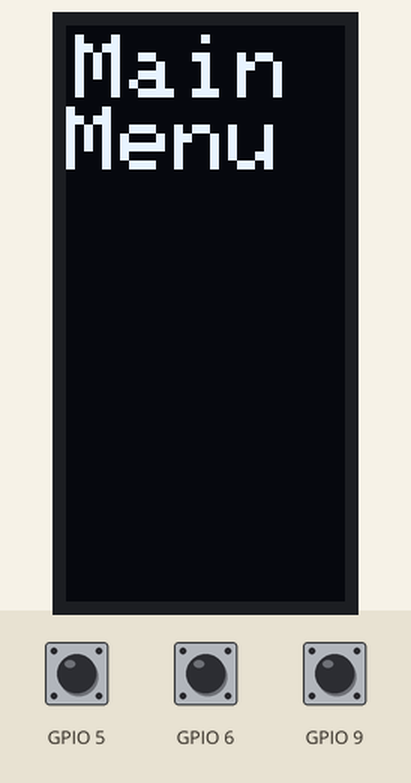
Recording of a program running on a simulated ESP32-S3. Parts: 62×128 one-colour display. The inputs (shaded band) are chosen by the test bench; at power-on: GPIO 5 HIGH, GPIO 9 HIGH, GPIO 6 HIGH. The display library's start-up logo is not drawn; random numbers use the default seed unless the program sets one; what the program prints to the serial monitor is not drawn.

Above: at 2.5 s.
2.6 s: GPIO 5 pulled LOW for 0.25 s
At 2.81 s:
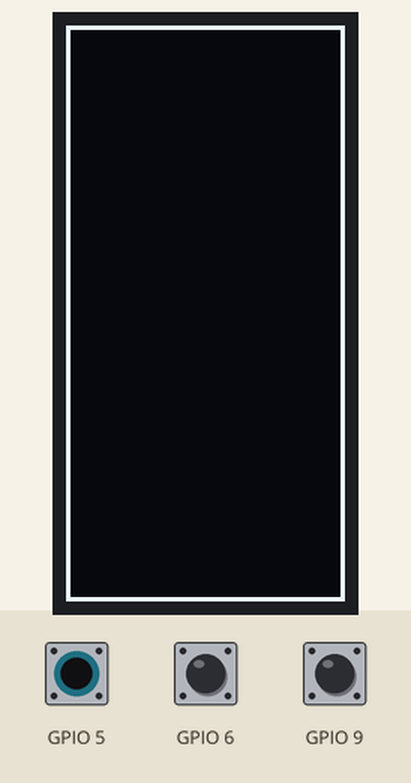
4.8 s: GPIO 9 pulled LOW for 0.25 s
6.5 s: GPIO 5 pulled LOW for 1 s
9.0 s: GPIO 9 pulled LOW for 1 s
Timing chart, 0 to 12.0 s (numbered marks = the images above; inputs shaded):
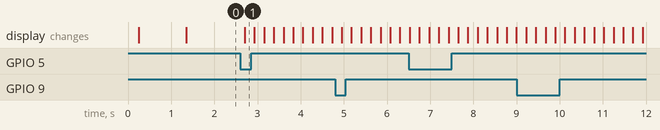

The program:

main.cpp
```cpp
#include <Arduino.h>
#include <Wire.h>
#include <SPI.h>

#include "SnakeGame.h"

SnakeGame snake;

void setup()
{
	Serial.begin(115200);

    pinMode(constants::button::A, INPUT_PULLUP);
	pinMode(constants::button::B, INPUT_PULLUP);
	pinMode(constants::button::C, INPUT_PULLUP);

	snake.setup();
}

void loop()
{
	snake.run();
}
```

Defines.h
```cpp
#ifndef DEFINES_H
#define DEFINES_H

namespace constants
{
    // Button pins for esp32-s3
    namespace button
    {
        constexpr int A = 9;
        constexpr int B = 6;
        constexpr int C = 5;
    }
    // OLED screen
    namespace display
    {
        constexpr int WIDTH  = 62;
        constexpr int HEIGHT = 128;
        constexpr int I2C    = 0x3C;
    }
    // Game settings
    namespace game
    {
        constexpr int FRAME_DELAY = 200;    //< Micro-seconds between frames
    }
}

#endif
```

Display.h
```cpp
#ifndef DISPLAY_H
#define DISPLAY_H

#include <Wire.h>
#include <Adafruit_GFX.h>
#include "Adafruit_SH110X.h"
#include "Defines.h"
#include "Vector2.h"

class Display
{
public:
    Display(const Display&) = delete;
    void operator=(const Display&) = delete;

    static Display& instance();

    void setup();

    void print(const char* text);
    void print(const char* text, int x, int y, int size = 1);
    void drawPixel(const Vector2& position, int color = SH110X_WHITE);
    void drawBox(const Vector2& position, int width, int height, int color = SH110X_WHITE);

    void display();
    void clear();

    bool isPixelDrawn(const Vector2& position);

private:
    Display();

    Adafruit_SH1107 m_display;
};

#endif
```

Food.h
```cpp
#include "Vector2.h"

class Food
{
public:
    explicit Food(const Vector2& position, int size = 1);

    int size();
    const Vector2& position();

private:
    Vector2 m_position;
    int m_size;
};


class FoodProvider
{
public:
    FoodProvider();

    // Returns a pointer to a food at position if one exists there
    // Can be nullptr
    // Food has to be deleted afterwards
    Food* takeFood(const Vector2& position);

    // Todo: refactor into returning a copy not a pointer to unsafe

private:
    Food* m_food;
};
```

SnakeBody.h
```cpp
#include "Vector2.h"
#include "Display.h"

class Food;

class SnakeBody
{
public:
    SnakeBody(const Vector2& position);
    SnakeBody(SnakeBody* previousBody, const Vector2& forwardVector);
    ~SnakeBody();

    SnakeBody* next();
    Vector2& position();

private:
    Vector2 m_pos;
    SnakeBody* m_nextBody;
    SnakeBody* m_previousBody;
};

class Snake
{
public:
    Snake(int xPos, int yPos);
    ~Snake();

    void move();

    void turnLeft();
    void turnRight();

    void eat(Food* food);

    bool hasCrashed();
    Vector2 headPosition();

private:
    void checkHeadCollision();

    bool m_crashed = false;
    int m_snakeSize = 0;
    int m_digestingFood = 0;
    Vector2 m_forward;
    SnakeBody* m_head;
    SnakeBody* m_tail;
};
```

SnakeGame.h
```cpp
#include "SnakeGameState.h"
#include "Display.h"
#include "Defines.h"

class SnakeGame
{
public:
    SnakeGame();
    void setup();

    void run();

    void changeState(SnakeGameState* newState);

private:
    void checkGameState();

    SnakeGameState* m_gameState;
    SnakeGameState* m_nextState = nullptr;
};
```

SnakeGameState.h
```cpp
#ifndef SNAKEGAMESTATE_H
#define SNAKEGAMESTATE_H

#include "Defines.h"
#include "SnakeBody.h"
#include "Display.h"
#include "Food.h"

class SnakeGame;

class SnakeGameState
{
public:
    SnakeGameState(SnakeGame* game);

    virtual void update() = 0;

protected:
    void changeState(SnakeGameState* newState);

    SnakeGame* m_game;
};


class MainMenuState : public SnakeGameState
{
public:
    MainMenuState(SnakeGame* game);

	void update() override;
};


class GameLoopState : public SnakeGameState
{
public:
    GameLoopState(SnakeGame* game);

	void update() override;

private:
    void moveSnake();
    void feedSnake();
    void checkGameOver();

    Snake m_snake;
    FoodProvider m_foodProvider;
};


class GameOverState : public SnakeGameState
{
public:
    GameOverState(SnakeGame* game);

	void update() override;
};

#endif
```

Vector2.h
```cpp
#ifndef VECTOR2_H
#define VECTOR2_H

class Vector2
{
public:
    Vector2();
    Vector2(int x, int y);
    Vector2(const Vector2& other);

    Vector2& operator=(const Vector2& other);
    bool operator==(const Vector2& other) const;
    bool operator!=(const Vector2& other) const;
    Vector2 operator+(const Vector2& other) const;

    int x() const { return m_x; }
    int y() const { return m_y; }

    void rotateLeft();
    void rotateRight();

private:
    int m_x;
    int m_y;
};

#endif
```

Display.cpp
```cpp
#include "Display.h"

Display& Display::instance()
{
	static Display instance;
	return instance;
}

void Display::setup()
{
	delay(250);		// wait for the OLED to power up
	m_display.begin(constants::display::I2C, true);
	m_display.display();
	delay(1000);
	m_display.clearDisplay();
	m_display.display();
	m_display.setTextColor(SH110X_WHITE);
	m_display.setRotation(2);
}

void Display::print(const char* text)
{
    m_display.setCursor(0, 0);
    m_display.println(text);
}

void Display::print(const char* text, int x, int y, int size)
{
	m_display.setCursor(x, y);
	m_display.setTextSize(size);
	m_display.println(text);
}

void Display::drawPixel(const Vector2& position, int color)
{
	m_display.drawPixel(position.x(), position.y(), color);
}

void Display::drawBox(const Vector2& position, int width, int height, int color)
{
	m_display.drawRect(position.x(), position.y(), width, height, color);
}

void Display::display()
{
	m_display.display();
}

void Display::clear()
{
	m_display.clearDisplay();
}

bool Display::isPixelDrawn(const Vector2& position)
{
	return m_display.getPixel(position.x(), position.y());
}

Display::Display()
    : m_display(constants::display::WIDTH, constants::display::HEIGHT, &Wire)
{
}
```

Food.cpp
```cpp
#include "Food.h"
#include "Display.h"

Food::Food(const Vector2& position, int size) :
    m_position(random(constants::display::WIDTH - 1), random(constants::display::HEIGHT - 1)),
    m_size(size)
{
    Display::instance().drawPixel(m_position);
}

int Food::size()
{
    return m_size;
}

const Vector2& Food::position()
{
    return m_position;
}


FoodProvider::FoodProvider()
{
    m_food = new Food(Vector2(10, 10));
}

Food* FoodProvider::takeFood(const Vector2& position)
{
    if (m_food->position() != position)
        return nullptr;

    auto food = m_food;
    m_food = new Food(food->position() + Vector2(2, 2));
    return food;
}
```

SnakeBody.cpp
```cpp
#include "SnakeBody.h"
#include "Arduino.h"
#include "Defines.h"
#include "Food.h"

SnakeBody::SnakeBody(const Vector2 &position)
{
    m_nextBody = nullptr;
    m_previousBody = nullptr;

    m_pos = position;
}

SnakeBody::SnakeBody(SnakeBody *previousBody, const Vector2 &forwardVector)
{
    // Set next and previous of this
    m_nextBody = nullptr;
    m_previousBody = previousBody;

    // Set next of previous body
    if (m_previousBody)
    {
        m_previousBody->m_nextBody = this;

        // Set pos
        m_pos = m_previousBody->m_pos + forwardVector;
    }
}

SnakeBody::~SnakeBody()
{
    if (m_previousBody && m_nextBody)
    {
        m_previousBody->m_nextBody = m_nextBody;
        m_previousBody = nullptr;
        m_nextBody->m_previousBody = m_previousBody;
        m_nextBody = nullptr;
    }

    if (m_nextBody)
        m_nextBody->m_previousBody = nullptr;

    if (m_previousBody)
        m_previousBody->m_nextBody = nullptr;
}

SnakeBody *SnakeBody::next()
{
    return m_nextBody;
}

Vector2 &SnakeBody::position()
{
    return m_pos;
}

Snake::Snake(int xPos, int yPos)
{
    Serial.println("Creating Snake");

    m_snakeSize = 1;
    m_forward = Vector2(1, 0);

    m_tail = new SnakeBody(Vector2(xPos, yPos));
    m_head = new SnakeBody(m_tail, m_forward);
}

Snake::~Snake()
{
    for (auto it = m_tail; it != m_head;)
    {
        auto temp = it;
        it = it->next();
        delete temp;
    }
    delete m_head;
}

void Snake::move()
{
    // New head
    auto newHead = new SnakeBody(m_head, m_forward);
    m_head = newHead;

    // Check for game over
    checkHeadCollision();

    // Update pixels
    Display::instance().drawPixel(m_head->position());
    Display::instance().drawPixel(m_tail->position(), SH110X_BLACK);

    // Delete tail
    if (m_digestingFood > 0)
    {   // Skip if food was eaten
        --m_digestingFood;
        return;
    }
    auto newTail = m_tail->next();
    delete m_tail;
    m_tail = newTail;
}

void Snake::turnLeft()
{
    m_forward.rotateLeft();
}

void Snake::turnRight()
{
    m_forward.rotateRight();
}

void Snake::eat(Food* food)
{
    if (!food)
        return;

    m_digestingFood += food->size();
    delete food;
}

bool Snake::hasCrashed()
{
    return m_crashed;
}

Vector2 Snake::headPosition()
{
    return m_head->position();
}

void Snake::checkHeadCollision()
{
    // Todo: Not working properly Collision with border is not registered

    auto headPos = m_head->position();
    if (!Display::instance().isPixelDrawn(headPos))
        return;

    // Check for out of bounds
    if (headPos.x() < 0 || headPos.x() > constants::display::WIDTH || headPos.y() < 0 || headPos.y() > constants::display::HEIGHT)
    {
        m_crashed = true;
        return;
    }
    // Check for snake collision
    for (auto it = m_tail; it != m_head; it = it->next())
    {
        if (headPos == it->position())
        {
            m_crashed = true;
            return;
        }
    }
}
```

SnakeGame.cpp
```cpp
#include "SnakeGame.h"

SnakeGame::SnakeGame()
{
    m_gameState = nullptr;
}

void SnakeGame::setup()
{
    Display::instance().setup();

    m_gameState = new MainMenuState(this);
}

void SnakeGame::run()
{
    m_gameState->update();
    checkGameState();

    Display::instance().display();
    delay(constants::game::FRAME_DELAY);
}

void SnakeGame::changeState(SnakeGameState* newState)
{
    m_nextState = newState;
}

void SnakeGame::checkGameState()
{
    if (m_nextState)
    {
        delete m_gameState;
        m_gameState = m_nextState;
        m_nextState = nullptr;
    }
}
```

SnakeGameState.cpp
```cpp
#include "SnakeGameState.h"
#include "Arduino.h"
#include "SnakeGame.h"

SnakeGameState::SnakeGameState(SnakeGame* game) : m_game(game)
{
}

void SnakeGameState::changeState(SnakeGameState* newState)
{
	m_game->changeState(newState);
}

// MainMenuState ==================================================================

MainMenuState::MainMenuState(SnakeGame* game) : SnakeGameState(game)
{
	Display::instance().clear();
	Display::instance().print("Main Menu", 2, 2, 2);
}

void MainMenuState::update()
{
	if (!digitalRead(constants::button::A) || !digitalRead(constants::button::B) || !digitalRead(constants::button::C))
		changeState(new GameLoopState(m_game));
}

// GameLoopState ==================================================================

GameLoopState::GameLoopState(SnakeGame* game) : SnakeGameState(game),
	m_snake(20, 20)
{
	Display::instance().clear();
	Display::instance().drawBox(Vector2(0, 0), constants::display::WIDTH, constants::display::HEIGHT);
}

void GameLoopState::update()
{
	moveSnake();

	feedSnake();

	checkGameOver();
}

void GameLoopState::moveSnake()
{
	// Change direction
	if (!digitalRead(constants::button::A))
		m_snake.turnRight();
	if (!digitalRead(constants::button::C))
		m_snake.turnLeft();

	// Move snake forward
	m_snake.move();
}

void GameLoopState::feedSnake()
{
	if (auto food = m_foodProvider.takeFood(m_snake.headPosition()))
		m_snake.eat(food);
}

void GameLoopState::checkGameOver()
{
	if (!m_snake.hasCrashed())
		return;
	if (digitalRead(constants::button::B))
		return;

	changeState(new GameOverState(m_game));
}

// GameOverState ==================================================================

GameOverState::GameOverState(SnakeGame* game) : SnakeGameState(game)
{
	Display::instance().print("Game Over", 2, 2, 2);
	Display::instance().display();
}

void GameOverState::update()
{
	if (!digitalRead(constants::button::A) || !digitalRead(constants::button::B) || !digitalRead(constants::button::C))
		changeState(new MainMenuState(m_game));
}
```

Vector2.cpp
```cpp
#include "Vector2.h"

Vector2::Vector2()
{
    m_x = 0;
    m_y = 0;
}

Vector2::Vector2(int x, int y)
{
    m_x = x;
    m_y = y;
}

Vector2::Vector2(const Vector2& other)
{
    m_x = other.m_x;
    m_y = other.m_y;
}

Vector2 &Vector2::operator=(const Vector2 &other)
{
    m_x = other.m_x;
    m_y = other.m_y;
    return *this;
}

bool Vector2::operator==(const Vector2 &other) const
{
    return m_x == other.m_x && m_y == other.m_y;
}

bool Vector2::operator!=(const Vector2& other) const
{
    return !(*this == other);
}

Vector2 Vector2::operator+(const Vector2& other) const
{
    return Vector2(m_x + other.m_x, m_y + other.m_y);
}

void Vector2::rotateLeft()
{
    auto newX = -1 * m_y;
    auto newY = m_x;
    m_x = newX;
    m_y = newY;
}

void Vector2::rotateRight()
{
    auto newX = m_y;
    auto newY = -1 * m_x;
    m_x = newX;
    m_y = newY;
}
```

Measured:
- after the input at 2.6 s, the display: changes after 0.10 s (image 1)
